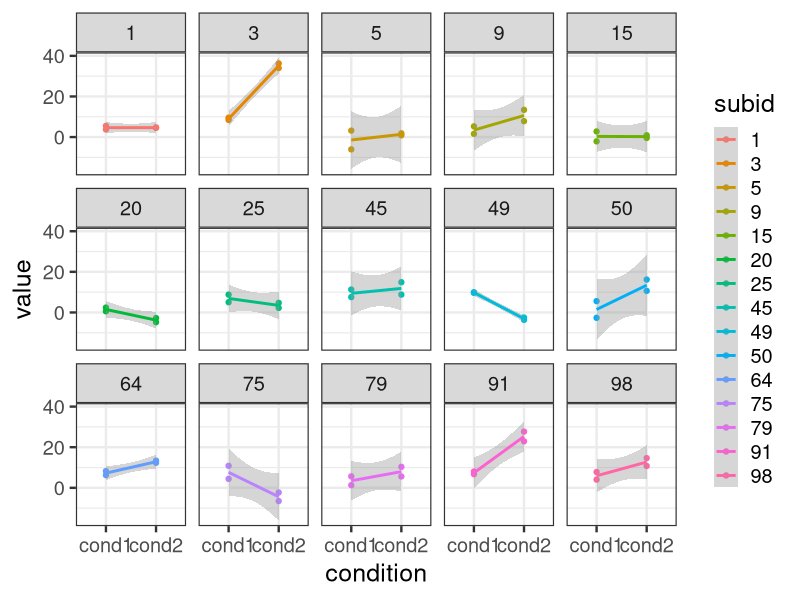
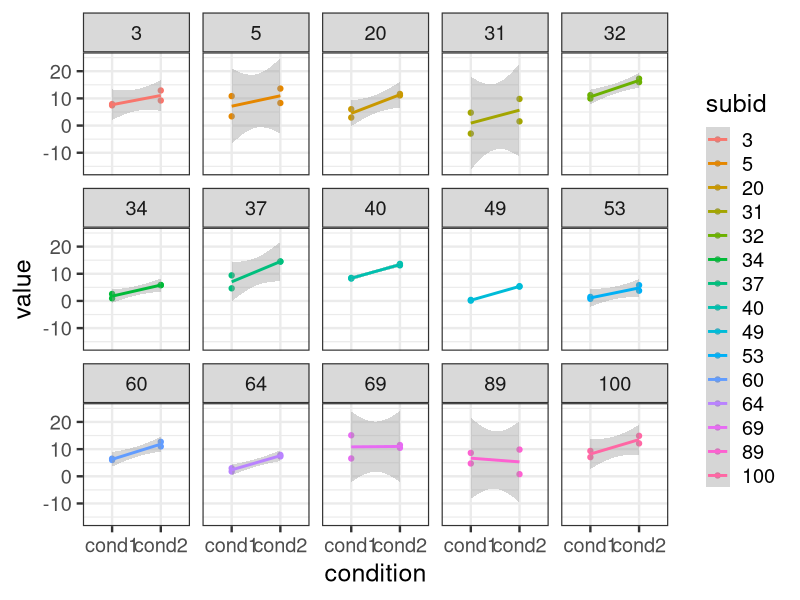
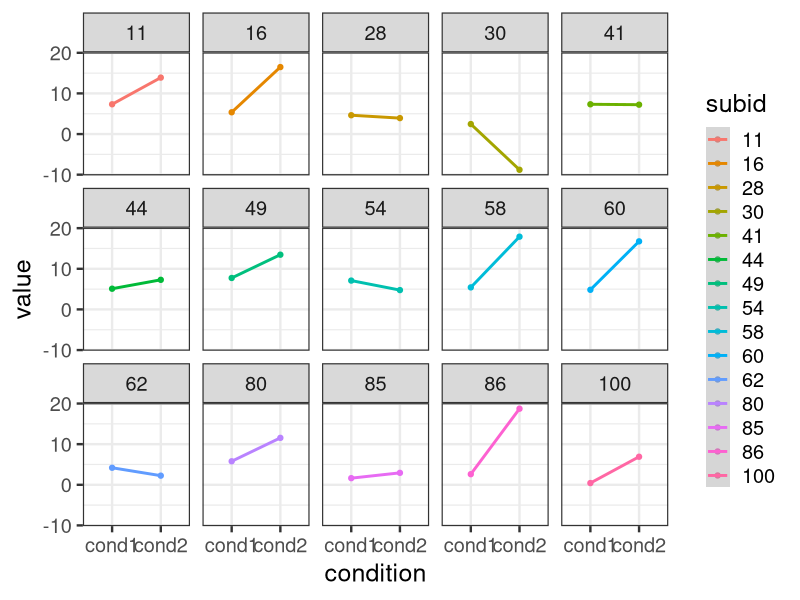

Write the R code that produced these figures, in order.
## ---- chunk 1
library(ggplot2)
theme_set(theme_bw(base_size = 18))
library(tidyr)
library(lme4)
library(lmerTest)
library(plyr)
## ---- chunk 2
create_dataframe = function(n, mean_diff, sd_wsub, sd_bsub_int, sd_bsub_slope, num_samples){
  ###########################################
  # Specify some parameters, and generate a dataset with 2 samples/subj per 2 conditions
  # n (int): number of participants
  # mean_diff (num/int): mean difference between condition 1 and 2
  # sd_wsub (num/int): sd for multiple samples taken within-subject
  # sd_bsub_int (num/int): sd for intercept variation between subjs
  # sd_bsub_slope (num/int): sd for slope variation (diff between cond1 and 2) between subjs
  ###########################################
  
  # initialize list of samples
  df_list <- vector(mode = "list", length = num_samples)
  
  # create 1st sample for each subj, for each condition, 
  # with some variability for slope between subjects, and 
  # variability for intercept between subjects
  cond1 = rnorm(n = n, mean = 5, sd = sd_bsub_int)
  cond2 = cond1 + rnorm(n = n, mean = mean_diff, sd = sd_bsub_slope)
  d = data.frame(subid=c(1:n), cond1, cond2)
  df_list[[1]] = gather(d, condition, value, cond1, cond2)
  
  if (num_samples > 1){
    for (sample in 2:num_samples){
      # create other sample(s) for each subj, adding some within subj variability (noise)
      cond1 = cond1 + rnorm(n = n, mean = 0, sd = sd_wsub)
      cond2 = cond2 + rnorm(n = n, mean = 0, sd = sd_wsub)
      d = data.frame(subid=c(1:n), cond1, cond2)
      df_list[[sample]] = gather(d, condition, value, cond1, cond2)
      }
    }
  
  # bind samples into one long dataframe
  dl = ldply(df_list, data.frame)
  dl$subid = factor(dl$subid)
  
  return(dl)
}
## ---- chunk 3
n = 100
mean_diff = 5 # diff between cond 1 and 2
sd_wsub = 4
sd_bsub_int = 3 
sd_bsub_slope = 8
num_samples = 2

dl = create_dataframe(n, mean_diff, sd_wsub, sd_bsub_int, sd_bsub_slope, num_samples)

dl_sample = dl[dl$subid %in% sample(unique(dl$subid), size = 15),]

ggplot(dl_sample, aes(x=condition, y=value, group=subid, colour=subid)) + 
  geom_point() + 
  geom_smooth(method='lm') +
  facet_wrap(~subid, ncol = 5)

res1a = lmer(value ~ condition + (1|subid), data=dl)
summary(res1a)
res2a = lmer(value ~ condition + (1 + condition|subid), data=dl)
summary(res2a)
anova(res1a, res2a, refit=FALSE)
## ---- chunk 4
n = 100
mean_diff = 5 # diff between cond 1 and 2
sd_wsub = 4
sd_bsub_int = 3
sd_bsub_slope = .1
num_samples = 2

dl = create_dataframe(n, mean_diff, sd_wsub, sd_bsub_int, sd_bsub_slope, num_samples)

dl_sample = dl[dl$subid %in% sample(unique(dl$subid), size = 15),]
ggplot(dl_sample, aes(x=condition, y=value, group=subid, colour=subid)) + 
  geom_point() + 
  geom_smooth(method='lm') +
  facet_wrap(~subid, ncol=5)

res1b = lmer(value ~ condition + (1|subid), data=dl)
summary(res1b)
res2b = lmer(value ~ condition + (1 + condition|subid), data=dl)
summary(res2b)
anova(res1b, res2b, refit=FALSE)
## ---- chunk 5
n = 100
mean_diff = 5 # diff between cond 1 and 2
sd_wsub = 4
sd_bsub_int = 3 
sd_bsub_slope = 8
num_samples = 1

dl = create_dataframe(n, mean_diff, sd_wsub, sd_bsub_int, sd_bsub_slope, num_samples)

dl_sample = dl[dl$subid %in% sample(unique(dl$subid), size = 15),]

ggplot(dl_sample, aes(x=condition, y=value, group=subid, colour=subid)) + 
  geom_point() + 
  geom_smooth(method='lm') +
  facet_wrap(~subid, ncol = 5)

res1c = lmer(value ~ condition + (1|subid), data=dl)
summary(res1c)
# res2c = lmer(value ~ condition + (1 + condition|subid), data=dl)
# summary(res2c)
# anova(res1c, res2c, refit=FALSE)
